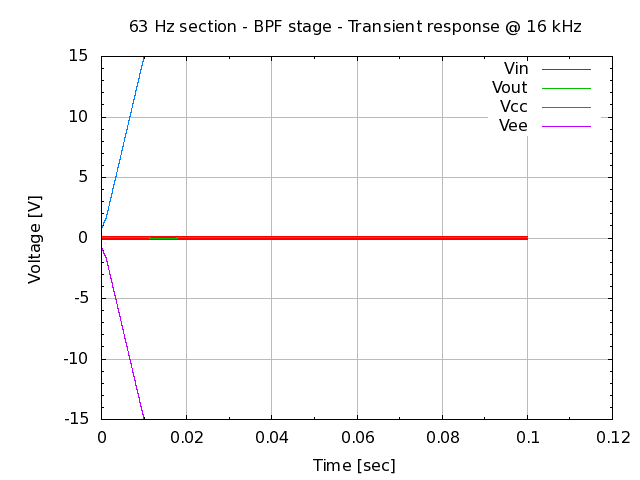

Here is the gnuplot script that generated this plot:
# set terminal
set term png

# set graph
set output "26.000.00.02.20-1.png"
set title "63 Hz section - BPF stage - Transient response @ 16 kHz"

# setup Y-axis
set yrange [-15:15]
set grid ytics lt 1 lw 1 lc rgb "#bbbbbb"
set mytics
set ylabel "Voltage [V]"

# setup X-axis
set grid xtics lt 1 lw 1 lc rgb "#bbbbbb"
set mxtics
set xlabel "Time [sec]"

# setup plot style
set style data lines
plot '26.000.00.02.20.dat' using 1:2 title "Vin", \
     '26.000.00.02.20.dat' using 1:3 title "Vout", \
     '26.000.00.02.20.dat' using 1:4 title "Vcc", \
     '26.000.00.02.20.dat' using 1:5 title "Vee"

# set output back to default
set output

# reset terminal type
set terminal pop
